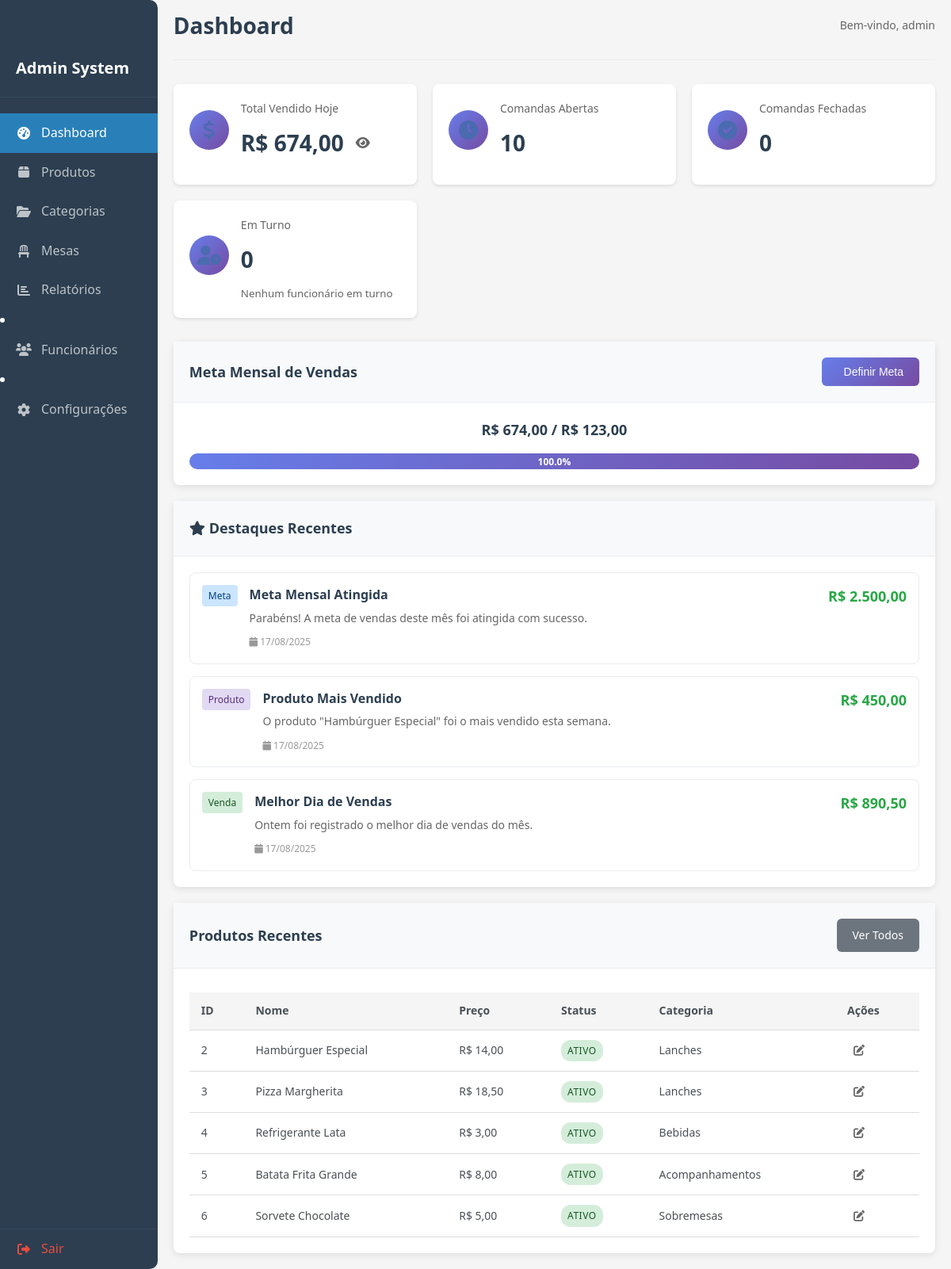
/dashboard.php (signed in), run on the app's committed database.
### tables this page shows
CREATE TABLE `goals` (
  `id` int NOT NULL AUTO_INCREMENT,
  `target` decimal(10,2) NOT NULL,
  `current_amount` decimal(10,2) DEFAULT '0.00',
  `month` int NOT NULL,
  `year` int NOT NULL,
  `created_at` timestamp NULL DEFAULT CURRENT_TIMESTAMP,
  PRIMARY KEY (`id`),
  UNIQUE KEY `unique_month_year` (`month`,`year`)
);

CREATE TABLE `highlights` (
  `id` int NOT NULL AUTO_INCREMENT,
  `title` varchar(200) NOT NULL,
  `description` text NOT NULL,
  `value` decimal(10,2) NOT NULL,
  `type` enum('sale','goal','product') NOT NULL,
  `date` timestamp NULL DEFAULT CURRENT_TIMESTAMP,
  PRIMARY KEY (`id`)
);

CREATE TABLE `products` (
  `id` int NOT NULL AUTO_INCREMENT,
  `name` varchar(100) NOT NULL,
  `price` decimal(10,2) NOT NULL,
  `status` enum('Ativo','Inativo') DEFAULT 'Ativo',
  `category_id` int DEFAULT NULL,
  `created_at` timestamp NULL DEFAULT CURRENT_TIMESTAMP,
  PRIMARY KEY (`id`),
  KEY `category_id` (`category_id`),
  CONSTRAINT `products_ibfk_1` FOREIGN KEY (`category_id`) REFERENCES `categories` (`id`) ON DELETE SET NULL
);

CREATE TABLE `categories` (
  `id` int NOT NULL AUTO_INCREMENT,
  `name` varchar(100) NOT NULL,
  `description` text,
  `created_at` timestamp NULL DEFAULT CURRENT_TIMESTAMP,
  PRIMARY KEY (`id`)
);

### dashboard.php (the view, shortened to what this page needs)
<?php
require_once 'config/database.php';
$today = date('Y-m-d');
$stmt = $pdo->prepare("SELECT COALESCE(SUM(total_price), 0) as total FROM sales WHERE DATE(sale_date) = ?");
$stmt->execute([$today]);
$totalToday = $stmt->fetchColumn();
$stmt = $pdo->query("SELECT COUNT(*) FROM orders WHERE status = 'open'");
$openOrders = $stmt->fetchColumn();
$stmt = $pdo->prepare("SELECT COUNT(*) FROM orders WHERE status = 'closed' AND DATE(closed_at) = ?");
$stmt->execute([$today]);
$closedOrders = $stmt->fetchColumn();
try {
    $stmt = $pdo->query("
        SELECT e.name, e.position
        FROM employee_shifts s
        JOIN employees e ON s.employee_id = e.id
        WHERE s.end_time IS NULL
    ");
    $onShift = $stmt->fetchAll(PDO::FETCH_ASSOC);
} catch (PDOException $e) {
    $onShift = [];
}
$currentMonth = date('n');
$currentYear = date('Y');
$stmt = $pdo->prepare("SELECT * FROM goals WHERE month = ? AND year = ?");
$stmt->execute([$currentMonth, $currentYear]);
$goal = $stmt->fetch();
$stmt = $pdo->prepare("SELECT COALESCE(SUM(total_price), 0) as total FROM sales WHERE MONTH(sale_date) = ? AND YEAR(sale_date) = ?");
$stmt->execute([$currentMonth, $currentYear]);
$currentSales = $stmt->fetchColumn();
$stmt = $pdo->query("
    SELECT p.*, c.name as category_name
    FROM products p
    LEFT JOIN categories c ON p.category_id = c.id
    ORDER BY p.created_at DESC
    LIMIT 5
");
$recentProducts = $stmt->fetchAll();
$stmt = $pdo->query("SELECT * FROM highlights ORDER BY date DESC LIMIT 5");
$highlights = $stmt->fetchAll();
?>
<!DOCTYPE html>
<html lang="pt-BR">
<head>
    <link rel="stylesheet" href="assets/css/style.css?v=1.0">
    <link rel="stylesheet" href="https://cdnjs.cloudflare.com/ajax/libs/font-awesome/6.0.0/css/all.min.css">
</head>
<body>
    <?php include 'includes/sidebar.php'; ?>
    <div class="main-content">
        <div class="header">
            <h1>Dashboard</h1>
            <div class="user-info">
                Bem-vindo, <?php echo htmlspecialchars($_SESSION['username']); ?>
            </div>
        </div>
        <div class="stats-grid">
            <div class="stat-card">
                <div class="stat-icon">
                    <i class="fas fa-dollar-sign"></i>
                </div>
                <div class="stat-content">
                    <h3>Total Vendido Hoje</h3>
                    <div class="stat-value">
                        <span id="totalValue">R$ <?php echo number_format($totalToday, 2, ',', '.'); ?></span>
                        <button onclick="toggleValue()" class="toggle-btn">
                            <i class="fas fa-eye" id="eyeIcon"></i>
                        </button>
                    </div>
                </div>
            </div>
            <div class="stat-card">
                <div class="stat-icon">
                    <i class="fas fa-clock"></i>
                </div>
                <div class="stat-content">
                    <h3>Comandas Abertas</h3>
                    <div class="stat-value"><?php echo $openOrders; ?></div>
                </div>
            </div>
            <div class="stat-card">
                <div class="stat-icon">
                    <i class="fas fa-check-circle"></i>
                </div>
                <div class="stat-content">
                    <h3>Comandas Fechadas</h3>
                    <div class="stat-value"><?php echo $closedOrders; ?></div>
                </div>
            </div>
            <div class="stat-card">
                <div class="stat-icon">
                    <i class="fas fa-user-clock"></i>
                </div>
                <div class="stat-content">
                    <h3>Em Turno</h3>
                    <div class="stat-value"><?= count($onShift) ?></div>
                    <div class="stat-details">
                        <?php if (!empty($onShift)): ?>
                            <?php foreach ($onShift as $employee): ?>
                                <small><?= htmlspecialchars($employee['name']) ?> (<?= ucfirst($employee['position']) ?>)</small>
                            <?php endforeach; ?>
                        <?php else: ?>
                            <small>Nenhum funcionário em turno</small>
                        <?php endif; ?>
                    </div>
                </div>
            </div>
        </div>
        <div class="content-grid">
            <div class="card">
                <div class="card-header">
                    <h2>Meta Mensal de Vendas</h2>
                    <button class="btn btn-primary" onclick="openGoalModal()">
                        Definir Meta
                    </button>
                </div>
                <div class="card-content">
                    <?php if ($goal): ?>
                        <div class="goal-info">
                            <div class="goal-values">
                                R$ <?php echo number_format($currentSales, 2, ',', '.'); ?> /
                                R$ <?php echo number_format($goal['target'], 2, ',', '.'); ?>
                            </div>
                            <div class="progress-bar">
                                <?php
                                $percentage = $goal['target'] > 0 ? min(($currentSales / $goal['target']) * 100, 100) : 0;
                                ?>
                                <div class="progress-fill" style="width: <?php echo $percentage; ?>%">
                                    <?php echo number_format($percentage, 1); ?>%
                                </div>
                            </div>
                        </div>
                    <?php else: ?>
                        <p class="no-goal">Nenhuma meta definida para este mês</p>
                    <?php endif; ?>
                </div>
            </div>
            <div class="card">
                <div class="card-header">
                    <h2><i class="fas fa-star"></i> Destaques Recentes</h2>
                </div>
                <div class="card-content">
                    <?php if (empty($highlights)): ?>
                        <p class="no-data">Nenhum destaque disponível</p>
                    <?php else: ?>
                        <div class="highlights-list">
                            <?php foreach ($highlights as $highlight): ?>
                                <div class="highlight-item">
                                    <div class="highlight-badge highlight-<?php echo $highlight['type']; ?>">
                                        <?php
                                        $typeLabels = ['sale' => 'Venda', 'goal' => 'Meta', 'product' => 'Produto'];
                                        echo $typeLabels[$highlight['type']] ?? 'Geral';
                                        ?>
                                    </div>
                                    <div class="highlight-content">
                                        <h4><?php echo htmlspecialchars($highlight['title']); ?></h4>
                                        <p><?php echo htmlspecialchars($highlight['description']); ?></p>
                                        <small><i class="fas fa-calendar"></i> <?php echo date('d/m/Y', strtotime($highlight['date'])); ?></small>
                                    </div>
                                    <div class="highlight-value">
                                        R$ <?php echo number_format($highlight['value'], 2, ',', '.'); ?>
                                    </div>
                                </div>
                            <?php endforeach; ?>
                        </div>
                    <?php endif; ?>
                </div>
            </div>
        </div>
        <div class="card">
            <div class="card-header">
                <h2>Produtos Recentes</h2>
                <a href="produtos.php" class="btn btn-secondary">Ver Todos</a>
            </div>
            <div class="card-content">
                <div class="table-responsive">
                    <table class="table">
                        <thead>
                            <tr>
                                <th>ID</th>
                                <th>Nome</th>
                                <th>Preço</th>
                                <th>Status</th>
                                <th>Categoria</th>
                                <th>Ações</th>
                            </tr>
                        </thead>
                        <tbody>
                            <?php foreach ($recentProducts as $product): ?>
                                <tr>
                                    <td><?php echo $product['id']; ?></td>
                                    <td><?php echo htmlspecialchars($product['name']); ?></td>
                                    <td>R$ <?php echo number_format($product['price'], 2, ',', '.'); ?></td>
                                    <td>
                                        <span class="badge badge-<?php echo $product['status'] === 'Ativo' ? 'success' : 'secondary'; ?>">
                                            <?php echo $product['status']; ?>
                                        </span>
                                    </td>
                                    <td><?php echo $product['category_name'] ?? 'Sem categoria'; ?></td>
                                    <td>
                                        <a href="produtos.php?edit=<?php echo $product['id']; ?>" class="btn-icon">
                                            <i class="fas fa-edit"></i>
                                        </a>
                                    </td>
                                </tr>
                            <?php endforeach; ?>
                        </tbody>
                    </table>
                </div>
            </div>
        </div>
    </div>
</body>
</html>

### includes/sidebar.php (shortened to what this page needs)
<div class="sidebar" id="sidebar">
        <div class="sidebar-header">
            <h2>Admin System</h2>
        </div>
        <nav class="sidebar-nav">
            <a href="dashboard.php" class="nav-link <?php echo basename($_SERVER['PHP_SELF']) === 'dashboard.php' ? 'active' : ''; ?>">
                <i class="fas fa-tachometer-alt"></i>
                <span>Dashboard</span>
            </a>
            <a href="produtos.php" class="nav-link <?php echo basename($_SERVER['PHP_SELF']) === 'produtos.php' ? 'active' : ''; ?>">
                <i class="fas fa-box"></i>
                <span>Produtos</span>
            </a>
            <a href="categorias.php" class="nav-link <?php echo basename($_SERVER['PHP_SELF']) === 'categorias.php' ? 'active' : ''; ?>">
                <i class="fas fa-folder-open"></i>
                <span>Categorias</span>
            </a>
            <a href="mesas.php" class="nav-link <?php echo basename($_SERVER['PHP_SELF']) === 'mesas.php' ? 'active' : ''; ?>">
                <i class="fas fa-chair"></i>
                <span>Mesas</span>
            </a>
            <a href="relatorios.php" class="nav-link <?php echo basename($_SERVER['PHP_SELF']) === 'relatorios.php' ? 'active' : ''; ?>">
                <i class="fas fa-chart-bar"></i>
                <span>Relatórios</span>
            </a>
            <li>
            <a href="funcionarios.php" class="nav-link <?php echo basename($_SERVER['PHP_SELF']) === 'funcionarios.php' ? 'active' : ''; ?>">
                <i class="fas fa-users"></i>
                <span>Funcionários</span>
            </a>
            <li>
            <a href="configuracoes.php" class="nav-link <?php echo basename($_SERVER['PHP_SELF']) === 'configuracoes.php' ? 'active' : ''; ?>">
                <i class="fas fa-cog"></i>
                <span>Configurações</span>
            </a>
        </nav>
        <div class="sidebar-footer">
            <a href="api/logout.php" class="nav-link logout">
                <i class="fas fa-sign-out-alt"></i>
                <span>Sair</span>
            </a>
        </div>
    </div>

### data on the page
goals: target "123,00"
highlights: type "Meta", title "Meta Mensal Atingida", description "Parabéns! A meta de vendas deste mês foi atingida com sucesso.", date "17/08/2025", value "2.500,00"
highlights: type "Produto", title "Produto Mais Vendido", description "O produto \"Hambúrguer Especial\" foi o mais vendido esta semana.", date "17/08/2025", value "450,00"
highlights: type "Venda", title "Melhor Dia de Vendas", description "Ontem foi registrado o melhor dia de vendas do mês.", date "17/08/2025", value "890,50"
products: id "2", name "Hambúrguer Especial", price "14,00", status "ATIVO", category.name "Lanches"
products: id "3", name "Pizza Margherita", price "18,50", status "ATIVO", category.name "Lanches"
products: id "4", name "Refrigerante Lata", price "3,00", status "ATIVO", category.name "Bebidas"
products: id "5", name "Batata Frita Grande", price "8,00", status "ATIVO", category.name "Acompanhamentos"
products: id "6", name "Sorvete Chocolate", price "5,00", status "ATIVO", category.name "Sobremesas"

### other printed values
$_SESSION['username'] "admin"
$totalToday "674,00"
$openOrders "10"
$closedOrders "0"
count($onShift) "0"
$currentSales "674,00"
$percentage "100.0"
